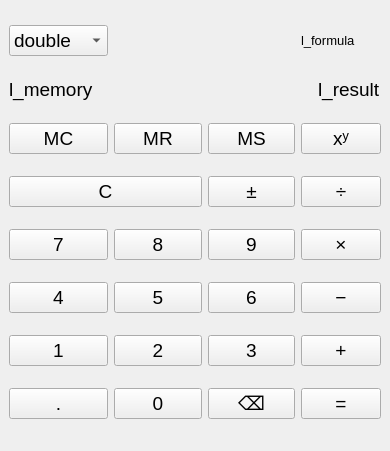
<?xml version="1.0" encoding="UTF-8"?>
<ui version="4.0">
 <class>MainWindow</class>
 <widget class="QMainWindow" name="MainWindow">
  <property name="geometry">
   <rect>
    <x>0</x>
    <y>0</y>
    <width>390</width>
    <height>451</height>
   </rect>
  </property>
  <property name="sizePolicy">
   <sizepolicy hsizetype="Preferred" vsizetype="Preferred">
    <horstretch>0</horstretch>
    <verstretch>0</verstretch>
   </sizepolicy>
  </property>
  <property name="font">
   <font>
    <pointsize>14</pointsize>
   </font>
  </property>
  <property name="windowTitle">
   <string>Калькулятор</string>
  </property>
  <widget class="QWidget" name="centralwidget">
   <property name="sizePolicy">
    <sizepolicy hsizetype="Preferred" vsizetype="Preferred">
     <horstretch>0</horstretch>
     <verstretch>0</verstretch>
    </sizepolicy>
   </property>
   <layout class="QGridLayout" name="gridLayout" rowstretch="0,0,0,0,0,0,0,0" columnstretch="0,0,0,0,0">
    <item row="5" column="1">
     <widget class="QPushButton" name="btn_4">
      <property name="text">
       <string>4</string>
      </property>
     </widget>
    </item>
    <item row="4" column="1">
     <widget class="QPushButton" name="btn_7">
      <property name="text">
       <string>7</string>
      </property>
     </widget>
    </item>
    <item row="1" column="1" colspan="4">
     <layout class="QHBoxLayout" name="horizontalLayout">
      <property name="spacing">
       <number>6</number>
      </property>
      <property name="sizeConstraint">
       <enum>QLayout::SetDefaultConstraint</enum>
      </property>
      <item>
       <widget class="QLabel" name="l_memory">
        <property name="sizePolicy">
         <sizepolicy hsizetype="Preferred" vsizetype="Maximum">
          <horstretch>0</horstretch>
          <verstretch>0</verstretch>
         </sizepolicy>
        </property>
        <property name="text">
         <string>l_memory</string>
        </property>
       </widget>
      </item>
      <item>
       <widget class="QLabel" name="l_result">
        <property name="sizePolicy">
         <sizepolicy hsizetype="Maximum" vsizetype="Maximum">
          <horstretch>0</horstretch>
          <verstretch>0</verstretch>
         </sizepolicy>
        </property>
        <property name="text">
         <string>l_result</string>
        </property>
       </widget>
      </item>
     </layout>
    </item>
    <item row="6" column="1">
     <widget class="QPushButton" name="btn_1">
      <property name="text">
       <string>1</string>
      </property>
     </widget>
    </item>
    <item row="3" column="4">
     <widget class="QPushButton" name="btn_div">
      <property name="text">
       <string>÷</string>
      </property>
     </widget>
    </item>
    <item row="5" column="3">
     <widget class="QPushButton" name="btn_6">
      <property name="text">
       <string>6</string>
      </property>
     </widget>
    </item>
    <item row="2" column="4">
     <widget class="QPushButton" name="btn_pow">
      <property name="text">
       <string>xʸ</string>
      </property>
     </widget>
    </item>
    <item row="0" column="4">
     <widget class="QLabel" name="l_formula">
      <property name="sizePolicy">
       <sizepolicy hsizetype="Maximum" vsizetype="Preferred">
        <horstretch>0</horstretch>
        <verstretch>0</verstretch>
       </sizepolicy>
      </property>
      <property name="font">
       <font>
        <pointsize>10</pointsize>
       </font>
      </property>
      <property name="text">
       <string>l_formula</string>
      </property>
     </widget>
    </item>
    <item row="2" column="1">
     <widget class="QPushButton" name="btn_mc">
      <property name="sizePolicy">
       <sizepolicy hsizetype="Minimum" vsizetype="Fixed">
        <horstretch>0</horstretch>
        <verstretch>0</verstretch>
       </sizepolicy>
      </property>
      <property name="text">
       <string>MC</string>
      </property>
     </widget>
    </item>
    <item row="7" column="2">
     <widget class="QPushButton" name="btn_0">
      <property name="text">
       <string>0</string>
      </property>
     </widget>
    </item>
    <item row="6" column="2">
     <widget class="QPushButton" name="btn_2">
      <property name="text">
       <string>2</string>
      </property>
     </widget>
    </item>
    <item row="7" column="4">
     <widget class="QPushButton" name="btn_result">
      <property name="text">
       <string>=</string>
      </property>
     </widget>
    </item>
    <item row="5" column="4">
     <widget class="QPushButton" name="btn_min">
      <property name="text">
       <string>−</string>
      </property>
     </widget>
    </item>
    <item row="6" column="4">
     <widget class="QPushButton" name="btn_plus">
      <property name="text">
       <string>+</string>
      </property>
     </widget>
    </item>
    <item row="2" column="2">
     <widget class="QPushButton" name="btn_mr">
      <property name="text">
       <string>MR</string>
      </property>
     </widget>
    </item>
    <item row="4" column="2">
     <widget class="QPushButton" name="btn_8">
      <property name="text">
       <string>8</string>
      </property>
     </widget>
    </item>
    <item row="7" column="1">
     <widget class="QPushButton" name="tb_extra">
      <property name="text">
       <string>.</string>
      </property>
     </widget>
    </item>
    <item row="6" column="3">
     <widget class="QPushButton" name="btn_3">
      <property name="text">
       <string>3</string>
      </property>
     </widget>
    </item>
    <item row="4" column="3">
     <widget class="QPushButton" name="btn_9">
      <property name="text">
       <string>9</string>
      </property>
     </widget>
    </item>
    <item row="2" column="3">
     <widget class="QPushButton" name="btn_ms">
      <property name="text">
       <string>MS</string>
      </property>
     </widget>
    </item>
    <item row="4" column="4">
     <widget class="QPushButton" name="btn_mul">
      <property name="text">
       <string>×</string>
      </property>
     </widget>
    </item>
    <item row="5" column="2">
     <widget class="QPushButton" name="btn_5">
      <property name="text">
       <string>5</string>
      </property>
     </widget>
    </item>
    <item row="7" column="3">
     <widget class="QPushButton" name="btn_erase">
      <property name="text">
       <string>⌫</string>
      </property>
     </widget>
    </item>
    <item row="3" column="3">
     <widget class="QPushButton" name="btn_change">
      <property name="text">
       <string>±</string>
      </property>
     </widget>
    </item>
    <item row="3" column="1" colspan="2">
     <widget class="QPushButton" name="btn_clear">
      <property name="sizePolicy">
       <sizepolicy hsizetype="Minimum" vsizetype="Fixed">
        <horstretch>0</horstretch>
        <verstretch>0</verstretch>
       </sizepolicy>
      </property>
      <property name="text">
       <string>C</string>
      </property>
     </widget>
    </item>
    <item row="0" column="1">
     <widget class="QComboBox" name="cmb_controller">
      <item>
       <property name="text">
        <string>double</string>
       </property>
      </item>
      <item>
       <property name="text">
        <string>float</string>
       </property>
      </item>
      <item>
       <property name="text">
        <string>uint8_t</string>
       </property>
      </item>
      <item>
       <property name="text">
        <string>int</string>
       </property>
      </item>
      <item>
       <property name="text">
        <string>int64_t</string>
       </property>
      </item>
      <item>
       <property name="text">
        <string>size_t</string>
       </property>
      </item>
      <item>
       <property name="text">
        <string>Rational</string>
       </property>
      </item>
     </widget>
    </item>
   </layout>
  </widget>
 </widget>
 <resources/>
 <connections/>
</ui>
